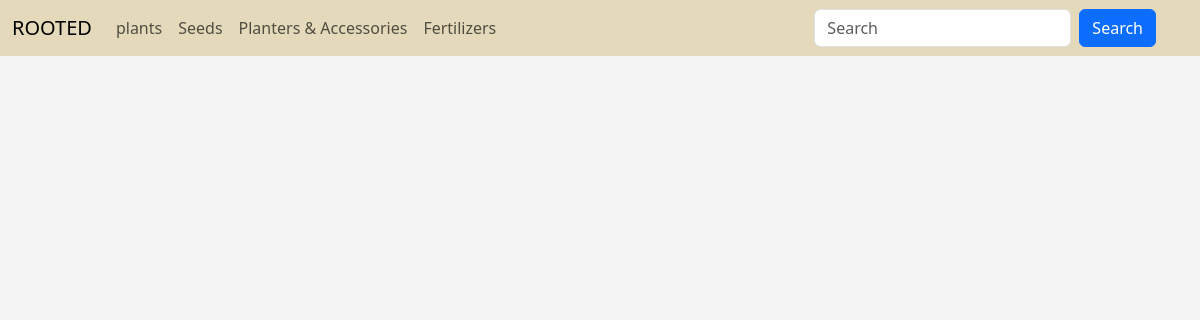
/view_cart (signed in), run on an earlier commit of the app's database.
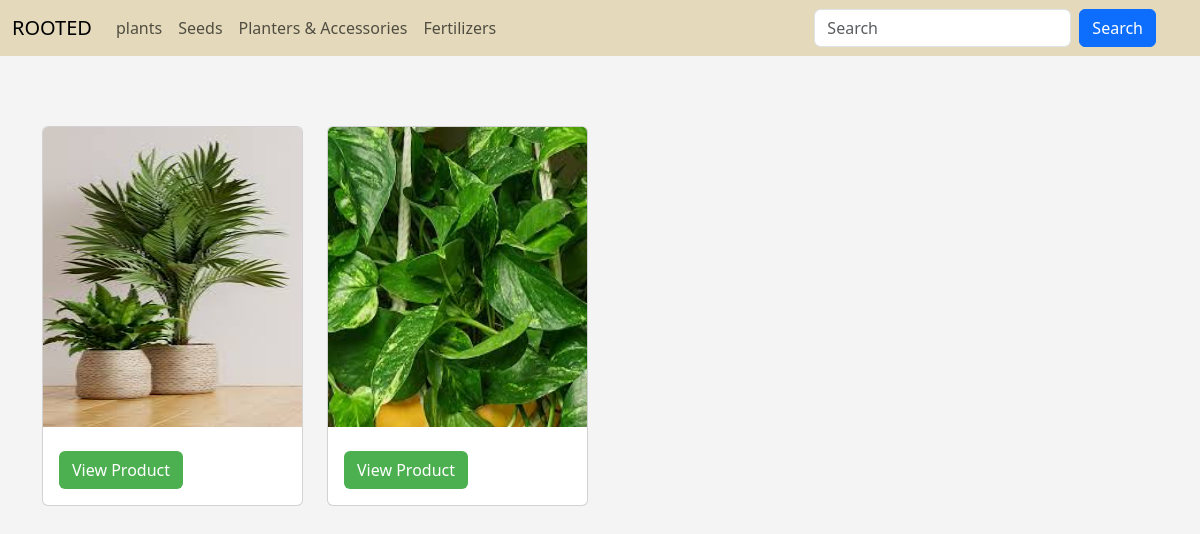
And on a later commit of the database.
### app/models.py (models this page shows, shortened)
class Cart(models.Model):
    user=models.ForeignKey(User,on_delete=models.CASCADE)
    Plants=models.ForeignKey(Plants,on_delete=models.CASCADE)

class Plants(models.Model):
    p_id=models.TextField()
    name=models.TextField()
    p_catg=models.TextField()
    p_dis=models.TextField()
    price=models.IntegerField()
    offer_price=models.IntegerField()
    img=models.FileField()
    img2=models.FileField()
    catg=models.ForeignKey(Category,on_delete=models.CASCADE)
    mcatg=models.ForeignKey(Main_cat,on_delete=models.CASCADE)

### app/views.py (the view)
# urls.py: path('view_cart',views.view_cart),
def view_cart(req):
    if 'user' in req.session:
        user=User.objects.get(username=req.session['user'])
        cart_dtls=Cart.objects.filter(user=user)
        return render(req,'user/cart.html',{'cart_dtls':cart_dtls})
    else:
        return redirect(m_login)

### templates/user/cart.html (shortened to what this page needs)
<!DOCTYPE html>
<html lang="en">
<head>
    {% load static %}
    <link href="https://cdn.jsdelivr.net/npm/bootstrap@5.3.3/dist/css/bootstrap.min.css" rel="stylesheet">
    <link rel="stylesheet" href="{% static 'css/style.css'%}">
</head>
<body>
<nav class="navbar navbar-expand-sm " id="navb">
  <div class="container-fluid">
    <a class="navbar-brand" href="#">ROOTED</a>
    <div class="collapse navbar-collapse" id="collapsibleNavbar">
      <ul class="navbar-nav me-auto">
        <li class="nav-item" id="dropdown">
          <a href="" class="nav-link" id="dropbtn"> plants
          </a>
        </li>
        <li class="nav-item" id="dropdown">
          <a href="" class="nav-link" id="dropbtn">Seeds
          </a>
        </li>
        <li class="nav-item" id="dropdown">
          <a href="" class="nav-link" id="dropbtn"> Planters & Accessories
          </a>
        </li>
        <li class="nav-item" >
          <a href="" class="nav-link" id="dropbtn"> Fertilizers
          </a>
        </li>
      </ul>
      <form class="d-flex">
        <input class="form-control me-2" type="text" placeholder="Search">
        <button class="btn btn-primary" type="button">Search</button>
        <ul class="navbar-nav me-auto">
          <li class="nav-item">
            <a class="nav-link" href="m_login"></a>
          </li>
          <li class="nav-item" >
            <a class="nav-link" href="view_cart"></a>
          </li>
        </ul>
      </form>
    </div>
  </div>
</nav>
<div class="container" style="margin-top: 50px;" >
    <div class="row" id="pp">
      {% for i in cart_dtls %}
      <div class="col-lg-3" id="oo">
        <a href="" style="text-decoration: none; color: black;"><div class="card" style="margin-top: 20px;">
          <img class="card-img-top" src="{{i.Plants.img.url}}" alt="Card image" style="width:100%; height: 300px;">
          <div class="card-body">
            <a href="view_pro/{{plant.pk}}" class="btn" style="background-color: #4CAF50; color: white;">View Product</a>
          </div></a>
        </div>
      </div>
      {% endfor %}
    </div>
  </div>
</body>
</html>

### static/css/style.css (style rules this page uses)
body { background-color: #f4f4f4; }
#navb { background-color: #e4dabb; }
.navbar-nav { display:flex; align-content: center; }
#dropdown { float: left; overflow: hidden; }

What changed in the data, as far as the page shows it:
added Cart: Plants.img (picture)
added Cart: Plants.img (picture)
